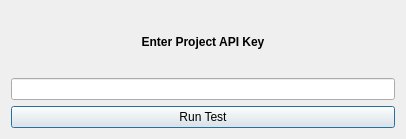
<?xml version="1.0" encoding="UTF-8"?>
<ui version="4.0">
 <class>Dialog</class>
 <widget class="QDialog" name="Dialog">
  <property name="geometry">
   <rect>
    <x>0</x>
    <y>0</y>
    <width>406</width>
    <height>139</height>
   </rect>
  </property>
  <property name="windowTitle">
   <string>Dialog</string>
  </property>
  <layout class="QHBoxLayout" name="horizontalLayout">
   <item>
    <layout class="QVBoxLayout" name="verticalLayout" stretch="1,1,1">
     <property name="sizeConstraint">
      <enum>QLayout::SetDefaultConstraint</enum>
     </property>
     <item>
      <widget class="QLabel" name="label">
       <property name="font">
        <font>
         <weight>75</weight>
         <bold>true</bold>
        </font>
       </property>
       <property name="text">
        <string>Enter Project API Key</string>
       </property>
       <property name="alignment">
        <set>Qt::AlignCenter</set>
       </property>
      </widget>
     </item>
     <item>
      <widget class="QLineEdit" name="lineEdit"/>
     </item>
     <item>
      <widget class="QPushButton" name="pushButton">
       <property name="text">
        <string>Run Test</string>
       </property>
      </widget>
     </item>
    </layout>
   </item>
  </layout>
 </widget>
 <resources/>
 <connections/>
</ui>
